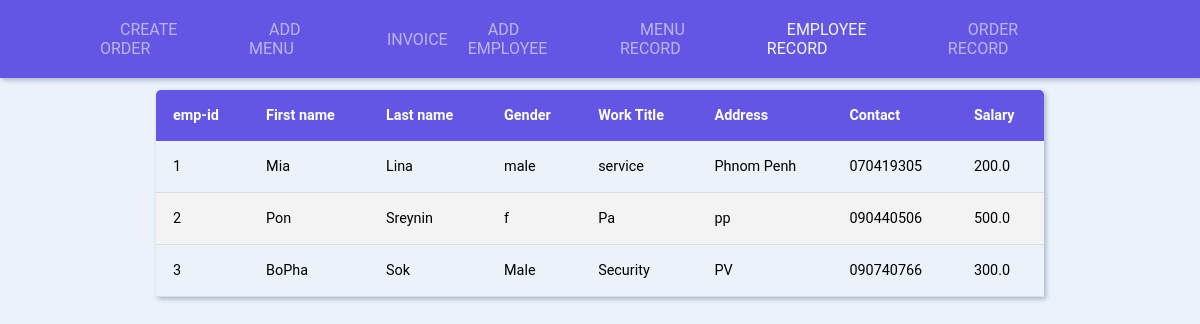
/Emp-record, run on the app's committed database.
### table.py (models this page shows)
class Employee(db.Model):
    emp_id = db.Column(db.Integer, primary_key=True)
    fname = db.Column(db.String(100), nullable=True)
    lname = db.Column(db.String(200), nullable=True)
    gender = db.Column(db.String(30), nullable=True)
    position = db.Column(db.String(100), nullable=True)
    address = db.Column(db.String(500), nullable=True)
    contact = db.Column(db.String(15), nullable=True)
    salary = db.Column(db.Float, nullable=True)

### main.py (the view)
@app.route('/Emp-record')
def emp_record():
    result=db.session.execute(db.select(Employee).order_by(Employee.emp_id))
    all_emp=result.scalars()
    return render_template('emp-record.html', employee=all_emp)

### templates/emp-record.html (shortened to what this page needs)
<!DOCTYPE html>
<html lang="en">
<head>
    <link rel="stylesheet" href="../static/style.css">
</head>
<body>
    <div class="container">
        <div class="row">
            <table>
                <thead>
                    <tr>
                        <th>emp-id</th>
                        <th>First name</th>
                        <th>Last name</th>
                        <th>Gender</th>
                        <th>Work Title</th>
                        <th>Address</th>
                        <th>Contact</th>
                        <th>Salary</th>
                    </tr>
                </thead>
                <tbody>
                {% for emp in employee %}
                    <tr>
                        <td>{{emp.emp_id}}</td>
                        <td>{{emp.fname}}</td>
                        <td>{{emp.lname}}</td>
                        <td>{{emp.gender}}</td>
                        <td>{{emp.position}}</td>
                        <td>{{emp.address}}</td>
                        <td>{{emp.contact}}</td>
                        <td>{{emp.salary}}</td>
                    </tr>
                {% endfor %}
                </tbody>
            </table>
        </div>
    </div>
    <nav>
        <ul>
            <li><a href="order.html" >Create Order</a></li>
            <li><a href="menu.html" >add menu</a></li>
            <li><a href="#">invoice</a></li>
            <li><a href={{url_for('emp')}}>add employee</a></li>
            <li><a href={{url_for('menu_record')}}>Menu record</a></li>
            <li><a href="emp-record.html" class="active">employee record</a></li>
            <li><a href="order-record.html" >order record</a></li>
        </ul>
    </nav>
</body>
</html>

### static/style.css (style rules this page uses)
* { padding: 0; margin: 0; box-sizing: border-box; scroll-behavior: smooth; transition: all .5s; font-family: 'Roboto', sans-serif; list-style: none; text-decoration: none; border: none; }
:root { --background: #ebf2fa; --buttom: #6356e4; --heading_color: #373330; --p_color: rgb(97, 96, 96); --navbar_color:#6356e4; --contrast_color: #f2f6f7; --box_shadow: 2px 2px 5px #a6b4c8; }
nav { position: fixed; top: 0; left: 0; width: 100%; background: var(--navbar_color); padding: 10px 100px; display: flex; justify-content: space-between; box-shadow: var(--box_shadow); }
nav ul { display: flex; justify-content: space-between; align-items: center; }
nav ul li { padding: 10px 0; position: relative; }
nav ul li::before { content: ""; width: 100%; left: 0; bottom: -17px; border-bottom: 2px solid var(--contrast_color); z-index: 100; }
nav ul li .active { color: var(--contrast_color); text-transform: uppercase; opacity: 1; padding: 20px; }
nav ul li a { color: var(--contrast_color); text-transform: uppercase; opacity: .6; padding: 20px; }
.container { background: var(--background); width: 100%; height: 100vh; position: relative; }
.container .row { margin: 0 13%; padding-top: 90px; }
table { border-collapse: collapse; font-size: 0.9em; width: 100%; border-radius: 5px 5px 0 0; overflow: hidden; box-shadow: var(--box_shadow); }
table thead tr { background-color: var(--buttom); color: #ffffff; text-align: left; font-weight: bold; }
table th, table td { padding: 17px; }
table tbody tr { border-bottom: 1px solid #dddddd; }
table tbody tr:nth-of-type(even) { background-color: #f3f3f3; }

### data on the page
Employee: emp_id "1", fname "Mia", lname "Lina", gender "male", position "service", address "Phnom Penh", contact "070419305", salary "200.0"
Employee: emp_id "2", fname "Pon", lname "Sreynin", gender "f", position "Pa", address "pp", contact "090440506", salary "500.0"
Employee: emp_id "3", fname "BoPha", lname "Sok", gender "Male", position "Security", address "PV", contact "090740766", salary "300.0"
